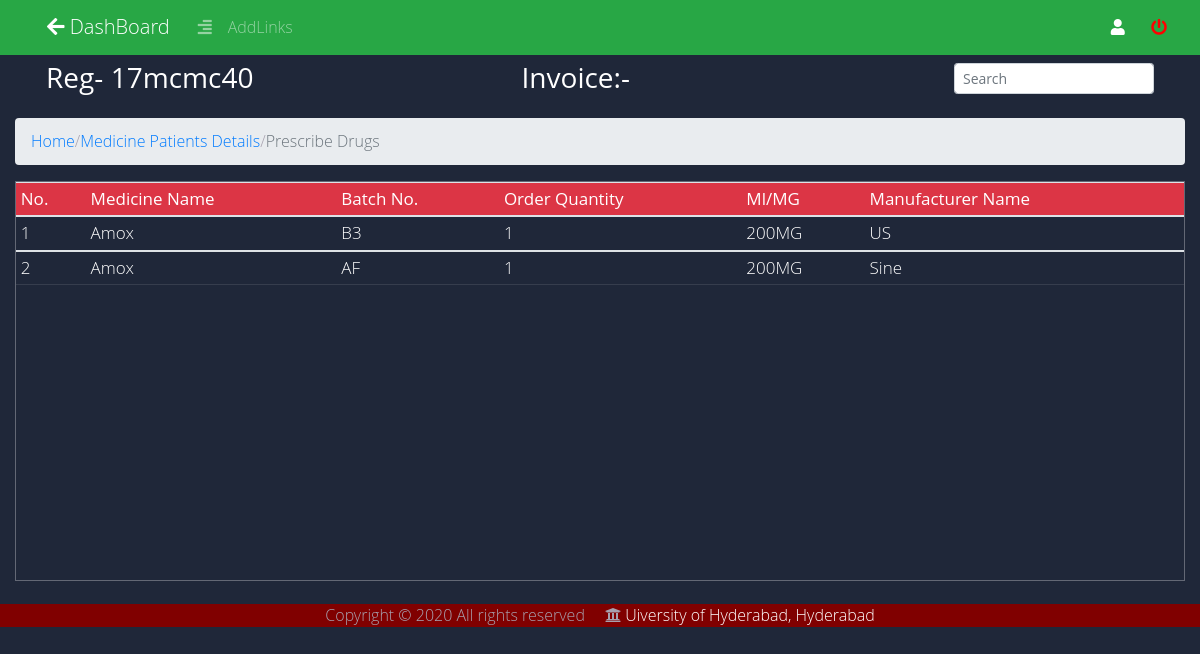
Page /employee/prescribe_item.php?id=20 (signed in) on the committed database.
### tables this page shows
CREATE TABLE `prescribe` (
  `prescribe_id` int(11) NOT NULL,
  `p_reg_id` varchar(30) NOT NULL,
  `doctor_id` varchar(30) NOT NULL,
  `prescribe_date` timestamp NOT NULL DEFAULT current_timestamp() ON UPDATE current_timestamp(),
  `reg_id` varchar(30) DEFAULT NULL,
  `patient_invoice_no` varchar(30) NOT NULL
);

CREATE TABLE `drugs` (
  `drug_name_id` int(11) NOT NULL,
  `drug_name` varchar(50) NOT NULL,
  `drug_categories` varchar(20) DEFAULT NULL,
  `drug_description` text DEFAULT NULL,
  `company_id` int(11) NOT NULL,
  `batch_no` varchar(30) NOT NULL,
  `drug_type` varchar(20) DEFAULT NULL,
  `mfd_date` date NOT NULL,
  `exp_date` date NOT NULL,
  `power_ml` varchar(20) NOT NULL,
  `drug_location` varchar(20) NOT NULL,
  `quantity` int(11) NOT NULL
);

CREATE TABLE `prescribe_item` (
  `prescribe_item_id` int(11) NOT NULL,
  `drug_name_id` int(11) NOT NULL,
  `quantity` int(11) NOT NULL,
  `prescribe_id` int(11) NOT NULL
);

CREATE TABLE `drug_company` (
  `company_id` int(11) NOT NULL,
  `company_name` varchar(30) NOT NULL,
  `record_date` date DEFAULT NULL
);

### employee/prescribe_item.php (the view, shortened to what this page needs)
<!DOCTYPE html>
<html lang="en">
<?php include ("includes/admin_header.php"); ?>
<body>
<?php include("includes/admin_navbar.php"); ?>
        <div class="col-lg-12 m-auto" style="background-color: #1F2739;"><br><br>
			<nav class="navbar">
			  	<div class="container-fluid">
			  		<?php
			  			If(isset($_GET['id']) && !empty($_GET['id']))
			  			{
			  				$id = mysqli_real_escape_string($conn,$_GET['id']);
			  				$query = "SELECT p_reg_id,patient_invoice_no from prescribe where prescribe_id = '$id'";
			  				$run = mysqli_query($conn,$query);
			  				while($row = mysqli_fetch_array($run))
			  				{
			  		?>
			  					<h3 class="text-white">Reg- <?php echo $row['p_reg_id']; ?></h3>
			  					<h3 class="text-white">Invoice:- <?php echo $row['patient_invoice_no']; ?></h3>
			  		<?php
			  				}
			  			}
			  		?>
			  		<ul>
			    		<div class='input-group' id="in">
			    			<input class="form-control form-control-sm ml-3 w-75"  type="text" placeholder="Search" name="" id="search" onkeyup="searchfun()"  aria-label="Search">
  						</div>
			  		</ul>
			 	</div>
			</nav>
		</div>
		<div class="col-lg-12 m-auto">
			<ol class="breadcrumb">
			  	<li><a href="index.php">Home</a></li> /
			  	<li><a href="patients_drug_details.php">Medicine Patients Details</a></li> /
			  	<li class="active text-muted">Prescribe Drugs</li>
			</ol>
			<div class="tbl-content">
				<table id="order_details"class="table table-sm table table-hover" class="tbl">
					<thead class="badge-danger">
						<tr>
						    <th>No.</th>
						   	<th>Medicine Name</th>
						   	<th>Batch No.</th>
						    <th>Order Quantity</th>
						    <th>Ml/MG</th>
						    <th>Manufacturer Name</th>
						</tr>
					</thead>
					<?php
						If(isset($_GET['id']) && !empty($_GET['id']))
						{
							$id = mysqli_real_escape_string($conn,$_GET['id']);
							$query = "SELECT d.drug_name,d.batch_no,i.quantity,d.power_ml,c.company_name from prescribe p inner join prescribe_item i on p.prescribe_id = i.prescribe_id inner join drugs d on i.drug_name_id = d.drug_name_id inner join drug_company c on d.company_id = c.company_id where i.prescribe_id= '$id' ";
							$run = mysqli_query($conn,$query);
						}
						$counter=1;
						if($run)
						{
							while($row = mysqli_fetch_array($run))
							{
					?>
					<tbody>
						<tr>
						    <td><?php echo $counter; ?></td>
						   	<td><?php echo $row['drug_name']; ?></td>
							<td><?php echo $row['batch_no']; ?></td>
							<td><?php echo $row['quantity']; ?></td>
							<td><?php echo $row['power_ml']; ?></td>
							<td><?php echo $row['company_name']; ?></td>
						</tr>
					</tbody>
					<?php
								$counter++;
							}
						}
						else
						{
							$_SESSION['message'] = 'No Record Found !';
						}
					?>
				</table>
			</div>
		</div>
		<?php include ("../footer.php");?>
</body>
</html>

### employee/mycss/mystyle.css (style rules this page uses)
#in { margin-top: 10px; }
table { width:100%; border-radius: 2em; }
.tbl-content { height:400px; overflow-x:auto; margin-top: 1px; border: 1px solid rgba(255,255,255,0.3); }
th { position: sticky; top: 0; padding: 20px 15px; font-weight: 500; font-size: 17px; color: #fff; box-shadow: 0 2px 2px -1px rgba(0, 0, 0, 0.4); }
td { padding: 10px; vertical-align:middle; font-weight: 300; font-size: 17px; color: #fff; border-bottom: solid 1px rgba(255,255,255,0.1); }

### employee/prescribe_item.php (style rules this page uses)
body { font-family: 'Open Sans', sans-serif; font-weight: 300; line-height: 1.42em; color:#A7A1AE; background-color: #1F2739; overflow: hidden; }

### rows in the picture
prescribe: p_reg "17mcmc40"
drugs: drug_name "Amox", batch_no "B3", prescribe_item.quantity "1", power_ml "200MG", company.company_name "US"
drugs: drug_name "Amox", batch_no "AF", prescribe_item.quantity "1", power_ml "200MG", company.company_name "Sine"
